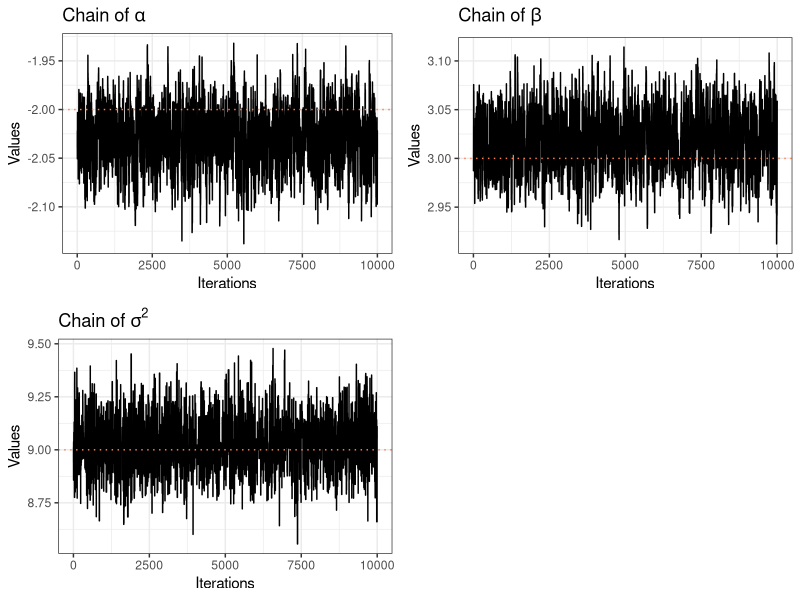
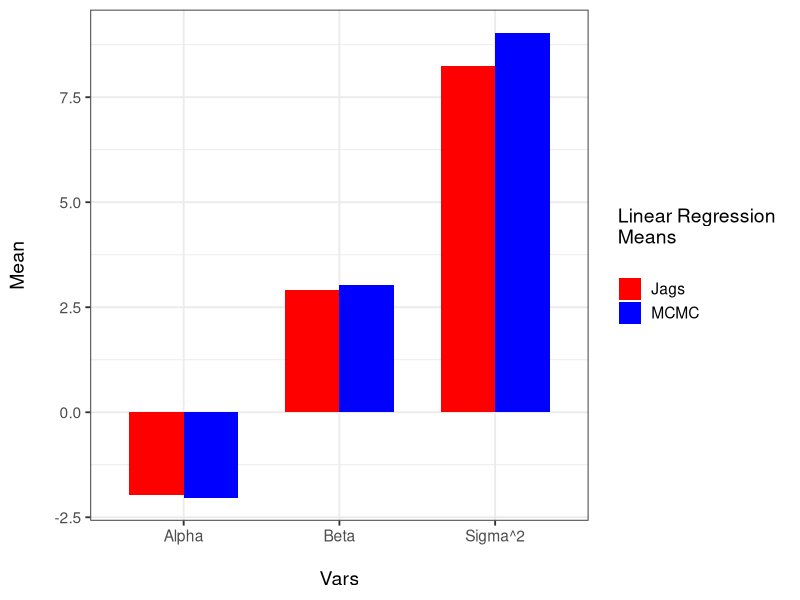

Write R code to recreate these figures, in order.

# --------------------------------------------------------------- #
# Description: Metropolis-Hastings for Bayesian linear regression #
#              with a Laplace as prior for betas and an Uniform   #
#              for sigma2                                         #
# Author: Alan Inglis                                             #
# Last modification: 18/12/2018                                   #
# --------------------------------------------------------------- #

library(MASS)
library(ggplot2)
library(gridExtra)
library(progress)

## Defining simulation size, burn-in, etc
## --------------------------------------
Niter <- 10000
BurnIn <- 5000
TotIter <- Niter+BurnIn
N <- 10000
alpha <- -2
beta <- 3
P <- c(alpha,beta)
sigma <- 3
js = 0
jb = 0
AuxBurnIn <- 1

## Simulate data
## -----------------
set.seed(123)
x0 <- rep(1,N)
x1 <- rnorm(n = N, 0, 1)
X <- cbind(x0,x1)
y <- rnorm(n = N, mean = P[1] + P[2]*x1, sd = sigma)

## Defining prior distributions and values of hyperparameters
## ----------------------------------------------------------
mi = rbind(0,0)
vi = 100  

## Sigma2 ~ U(a,b)
# -----------------------------
a <- 0
b <- 10


## Data frame that will store MCMC values for betas
## ------------------------------------------------
SaveResults <- as.data.frame(matrix(data = NA, nrow = Niter, ncol = length(P)+2))
colnames(SaveResults) <- c('Iter', 'Alpha', 'Beta', 'Sigma')


## Initial values 
## ---------------------------------------------------------------------------
MCMCBetasI <- c(10,10)
V = diag(2)*0.0005 # Constructs a diagonal matrix

sigma2_ = 1

# Since the proposal distribution for sigma2 is a Gamma, the idea is as following:
# mean = alpha/beta
# var = alpha/beta^2; Thus
# alpha = mean^2 / var;
# beta = mean/var.    
# Consider that sigma2_ = mean and var = var, where var is set up below.

var = 0.5 # Controlling the variance of the proposal distribution for sigma2. Thus, it is possible to control the acceptance rate of sigma2.

## MC:
## -----------------------------------
pb <- progress_bar$new(
  format = "  iterations [:bar] :percent done",
  total = TotIter, clear = FALSE, width= 60) # Displays a progress bar for iterations

for(i in 1:TotIter){
  pb$tick()
  
  
  # Proposal distribution for sigma2 
  sigma2c = rgamma(1, (sigma2_^2)/var,  scale=1/(sigma2_ / var))
  
  
  # Computing the ratio in the Metropolis-Hastings
  ratio_sigma2 = (((-N/2) * log(sigma2c) - 0.5/sigma2c * (t(y - (X%*%MCMCBetasI))%*%(y-(X%*%MCMCBetasI))) - log(b - a) + 1/sigma2_ + dgamma(sigma2_, (sigma2c^2)/var, scale = 1/(sigma2c / var))) -
                  ((-N/2) * log(sigma2_) - 0.5/sigma2_ * (t(y - (X%*%MCMCBetasI))%*%(y-(X%*%MCMCBetasI))) - log(b - a) + 1/sigma2c + dgamma(sigma2c, (sigma2_^2)/var, scale = 1/(sigma2_ / var))))
  
  # Accept/Reject step for sigma2
  if(runif(1) < min(1, exp(ratio_sigma2)))
  {
    sigma2_ = sigma2c
    js = js +1
  }
  
  # Proposal distribution for beta
  MCMCBetasC <- mvrnorm(1, MCMCBetasI, V)
  
  # Computing the ratio:
  ratio_beta <-  ((-0.5/sigma2_* (t(y - (X %*% MCMCBetasC)) %*% (y - (X %*% MCMCBetasC))  - 0.5/vi*sum(abs(MCMCBetasC - mi))^2)) -
                  (-0.5/sigma2_* (t(y - (X %*% MCMCBetasI)) %*% (y - (X %*% MCMCBetasI))  - 0.5/vi*sum(abs(MCMCBetasI - mi))^2)))
  
  # Accept/Reject step for beta
  if(runif(1) < min(1, exp(ratio_beta)))
  {
    MCMCBetasI <- MCMCBetasC
    jb <- jb+1
  }
  
  if (i > BurnIn){
    SaveResults[AuxBurnIn,] <- c(AuxBurnIn, MCMCBetasI, sigma2_)
    AuxBurnIn <- AuxBurnIn + 1
  }
}

## Acceptance rate
acceptance_rate_sigma <- js/TotIter
acceptance_rate_beta  <- jb/TotIter

acceptance_rate_beta
acceptance_rate_sigma

## Plots
## -----
Chainalpha <- ggplot(SaveResults, aes(x=Iter)) +
  geom_line(aes(y=Alpha)) +
  labs(title=expression(paste('Chain of ', alpha)),
       x='Iterations',
       y='Values') +
  geom_hline(yintercept= P[1], linetype = 'dotted', color='coral') +
  theme_bw()

Chainbeta <- ggplot(SaveResults, aes(x=Iter)) +
  geom_line(aes(y=Beta)) +
  labs(title=expression(paste('Chain of ', beta)),
       x='Iterations',
       y='Values') +
  geom_hline(yintercept= P[2], linetype = 'dotted', color='coral') +
  theme_bw()


ChainS2 <- ggplot(SaveResults, aes(x=Iter)) +
  geom_line(aes(y=Sigma)) +
  labs(title=expression(paste('Chain of ', sigma^2)),
       x='Iterations',
       y='Values') +
  geom_hline(yintercept=(sigma^2), linetype = 'dotted', color='coral') +
  theme_bw()

grid.arrange(Chainalpha, Chainbeta, ChainS2, ncol = 2)

# Comparison: 
#---------------------------------------------------------------------
# Checking the posterior estimates ------------------
alpha_est <- mean(SaveResults$Alpha)
beta_est <- mean(SaveResults$Beta)
sigma_est <- mean(SaveResults$Sigma)

means_MCMC = c(alpha_est, beta_est, sigma_est)
means_JAGS = c(-1.98, 2.90, 8.2369)
sd_JAGS = c(0.09098112, 0.09166854, 0.06481725)

# load needed libraries-----------------------------
library(reshape2)

# Data Frame----------------------------------------
Name1 <- c('Alpha', 'Beta', 'Sigma^2')
myData <- data.frame( Name1, means_JAGS, means_MCMC)
myData

# reshape data into long format--------------------
myDATAlong <- melt(myData)

# make the plot------------------------------------
ggplot(myDATAlong) +
  geom_bar(aes(x = Name1, y = value, fill = variable), 
           stat="identity", position = "dodge", width = 0.7) +
  scale_fill_manual("Linear Regression \nMeans\n", values = c("red","blue"), 
                    labels = c("Jags", "MCMC")) +
  labs(x="\nVars",y="Mean\n") +
  theme_bw(base_size = 14)
